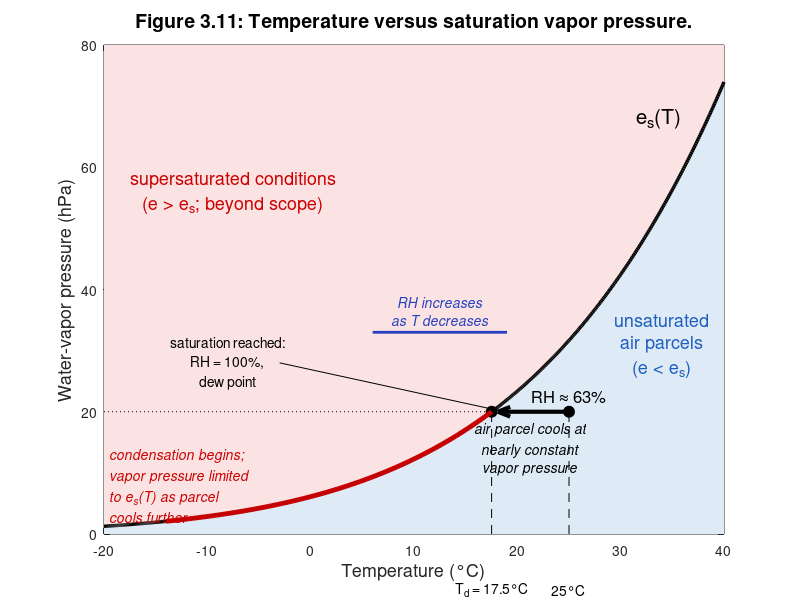

This chart was generated by the following MATLAB code:
% Chapter 3, Figure 3.11 - Temperature versus saturation vapor pressure (dew point and RH)
es = @(T) 6.112 * exp(17.67 * T ./ (T + 243.5));       % hPa, Bolton (1980), T in deg C
dewpoint = @(e) 243.5 * log(e/6.112) ./ (17.67 - log(e/6.112));
T0 = 25; e0 = 20;
Td = dewpoint(e0); RH = 100 * e0 / es(T0);
T = linspace(-20, 40, 600);

fig = figure('Position',[100 100 1100 800]); hold on
patch([T fliplr(T)], [es(T) 80*ones(size(T))], [0.984 0.89 0.89], 'EdgeColor','none');
patch([T fliplr(T)], [es(T) zeros(size(T))], [0.871 0.922 0.969], 'EdgeColor','none');
plot(T, es(T), 'k', 'LineWidth', 2.5);
axis([-20 40 0 80]); box on
xlabel('Temperature (°C)', 'FontSize', 13); ylabel('Water-vapor pressure (hPa)', 'FontSize', 13);
title('Figure 3.11: Temperature versus saturation vapor pressure.', 'FontSize', 14);
text(31.5, 68, 'e_s(T)', 'FontSize', 15);
% parcel cooling at constant vapor pressure
plot([T0 Td+0.6], [e0 e0], 'k-', 'LineWidth', 3);
plot(Td+0.6+[1.2 0 1.2], e0+[0.8 0 -0.8], 'k-', 'LineWidth', 3);   % arrow head
plot([T0 Td], [e0 e0], 'ko', 'MarkerFaceColor','k', 'MarkerSize', 8);
plot([-20 Td], [e0 e0], 'k:');
plot([Td Td], [0 e0], 'k--'); plot([T0 T0], [0 e0], 'k--');
text(T0, e0+2.5, sprintf('RH ≈ %.0f%%', RH), 'HorizontalAlignment','center', 'FontSize', 12);
text((T0+Td)/2, e0-6, {'air parcel cools at','nearly constant','vapor pressure'}, 'HorizontalAlignment','center', 'FontAngle','italic');
annotation_x = [Td-0.4 -3]; plot(annotation_x, [e0+0.6 28], 'k-');
text(-8, 28, {'saturation reached:','RH = 100%,','dew point'}, 'HorizontalAlignment','center');
Tc = linspace(Td, -14, 100);
plot(Tc, es(Tc), 'Color', [0.8 0 0], 'LineWidth', 3.5);
text(-19.5, 8, {'condensation begins;','vapor pressure limited','to e_s(T) as parcel','cools further'}, 'Color',[0.8 0 0], 'FontAngle','italic');
text(-7.5, 56, {'supersaturated conditions','(e > e_s; beyond scope)'}, 'Color',[0.8 0 0], 'FontSize', 13, 'HorizontalAlignment','center');
text(34, 31, {'unsaturated','air parcels','(e < e_s)'}, 'Color',[0.12 0.37 0.75], 'FontSize', 13, 'HorizontalAlignment','center');
plot([19 6], [33 33], '-', 'Color',[0.15 0.25 0.75], 'LineWidth', 2);
text(12.5, 36.5, {'RH increases','as T decreases'}, 'Color',[0.15 0.25 0.75], 'FontAngle','italic', 'HorizontalAlignment','center');
text(Td, -9, sprintf('T_d = %.1f°C', Td), 'HorizontalAlignment','center'); text(T0, -9, '25°C', 'HorizontalAlignment','center');
text(10, -13, 'RH = e / e_s(T) × 100%   (actual vapor pressure e / saturation vapor pressure e_s)', 'HorizontalAlignment','center');
print(fig, '-dpng', '-r150', 'figure_matlab.png');
